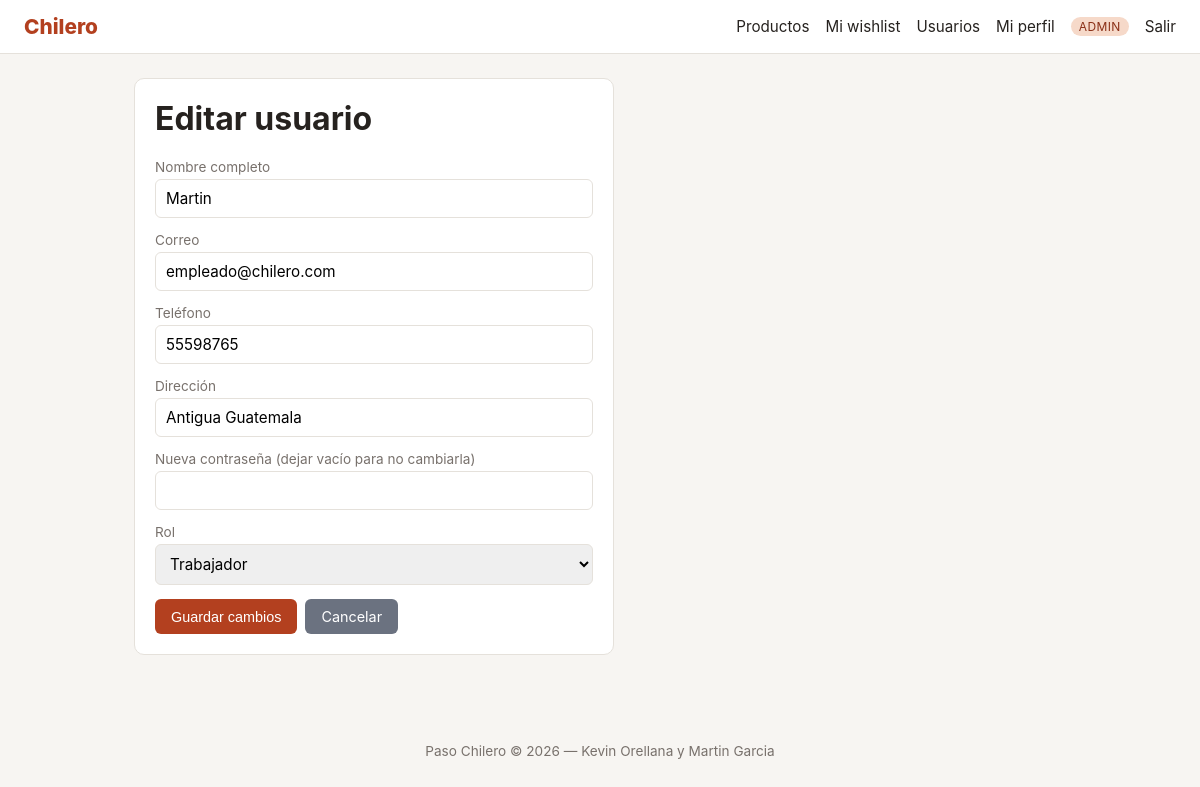
The app's page /usuarios/edit.php?id=2 (signed in) with its own data.
### tables this page shows
CREATE TABLE `usuario` (
    `id` INT(11) NOT NULL AUTO_INCREMENT,
    `nombre` VARCHAR(99) NOT NULL,
    `correo` VARCHAR(50) NOT NULL UNIQUE,
    `password` VARCHAR(255) NOT NULL,
    `telefono` VARCHAR(15) DEFAULT NULL,
    `direccion` VARCHAR(255) DEFAULT NULL,
    `tipo_usuario` ENUM('cliente','trabajador','admin') NOT NULL DEFAULT 'cliente',
    PRIMARY KEY (`id`)
);

### includes/auth.php (called while the page is built, shortened)
<?php
require_once __DIR__ . '/functions.php';
function currentRole(): ?string {
    return $_SESSION['user']['tipo_usuario'] ?? null;
}
function hasRole(array $roles): bool {
    $role = currentRole();
    return $role !== null && in_array($role, $roles, true);
}
function h(?string $value): string {
    return htmlspecialchars($value ?? '', ENT_QUOTES, 'UTF-8');
}

### includes/functions.php (called while the page is built, shortened)
<?php
function url(string $path = '/'): string {
    return BASE_URL . '/' . ltrim($path, '/');
}

### usuarios/edit.php (the view, shortened to what this page needs)
<?php
require __DIR__ . '/../config/db.php';
require __DIR__ . '/../includes/auth.php';
require_once __DIR__ . '/../includes/functions.php';
$sessionId = (int)($_SESSION['user']['id'] ?? 0);
$targetId  = (int)($_GET['id'] ?? $_POST['id'] ?? 0);
$isSelf = ($targetId === $sessionId);
$stmt = $pdo->prepare('SELECT * FROM usuario WHERE id = ?');
$stmt->execute([$targetId]);
$usuario = $stmt->fetch();
require __DIR__ . '/../includes/header.php';
?>
<div class="card" style="max-width:480px;">
    <h1><?= $isSelf ? 'Mi perfil' : 'Editar usuario' ?></h1>
    <form method="post" class="form-grid">
        <div>
            <label>Nombre completo</label>
            <input type="text" name="nombre" value="<?= h($usuario['nombre']) ?>" required>
        </div>
        <div>
            <label>Correo</label>
            <input type="email" name="correo" value="<?= h($usuario['correo']) ?>" required>
        </div>
        <div>
            <label>Teléfono</label>
            <input type="text" name="telefono" value="<?= h($usuario['telefono']) ?>">
        </div>
        <div>
            <label>Dirección</label>
            <input type="text" name="direccion" value="<?= h($usuario['direccion']) ?>">
        </div>
        <div>
            <label>Nueva contraseña (dejar vacío para no cambiarla)</label>
            <input type="password" name="password" minlength="6">
        </div>
        <div>
            <label>Rol</label>
            <?php if ($role === 'admin'): ?>
                <select name="tipo_usuario">
                    <option value="trabajador" <?= $usuario['tipo_usuario']==='trabajador'?'selected':'' ?>>Trabajador</option>
                </select>
            <?php else: ?>
                <input type="text" value="<?= h($usuario['tipo_usuario']) ?>" disabled>
                <p class="muted">Solo un administrador puede cambiar tu rol.</p>
            <?php endif; ?>
        </div>
        <div class="actions">
            <button class="btn" type="submit">Guardar cambios</button>
            <?php if ($role === 'admin' && !$isSelf): ?>
                <a class="btn btn-secondary" href="<?= url('/usuarios/index.php') ?>">Cancelar</a>
            <?php else: ?>
                <a class="btn btn-secondary" href="<?= url('/index.php') ?>">Cancelar</a>
            <?php endif; ?>
        </div>
    </form>
</div>
<?php require __DIR__ . '/../includes/footer.php'; ?>

### assets/style.css (style rules this page uses)
:root { --primary: #b3401f; --primary-dark: #8a2f16; --bg: #f7f5f2; --card: #ffffff; --text: #26221f; --muted: #78716c; --border: #e5e1db; --ok: #1f7a3d; --err: #b3401f; }
* { box-sizing: border-box; }
body { margin: 0; font-family: -apple-system, Segoe UI, Roboto, Helvetica, Arial, sans-serif; background: var(--bg); color: var(--text); }
h1, h2 { margin-top: 0; }
.card { background: var(--card); border: 1px solid var(--border); border-radius: 10px; padding: 20px; margin-bottom: 20px; }
.form-grid { display: grid; gap: 14px; max-width: 480px; }
label { font-size: 0.85rem; color: var(--muted); display: block; margin-bottom: 4px; }
input, select, textarea { width: 100%; padding: 9px 10px; border: 1px solid var(--border); border-radius: 6px; font-size: 0.95rem; font-family: inherit; }
.btn { display: inline-block; background: var(--primary); color: #fff; border: none; padding: 9px 16px; border-radius: 6px; cursor: pointer; font-size: 0.9rem; text-decoration: none; }
.btn-secondary { background: #6b7280; }
.actions { display: flex; gap: 8px; flex-wrap: wrap; }

### records on screen
usuario: nombre "Martin", correo "empleado@chilero.com", telefono "55598765", direccion "Antigua Guatemala", tipo_usuario "Trabajador"

### other values on screen
$role "ADMIN"
